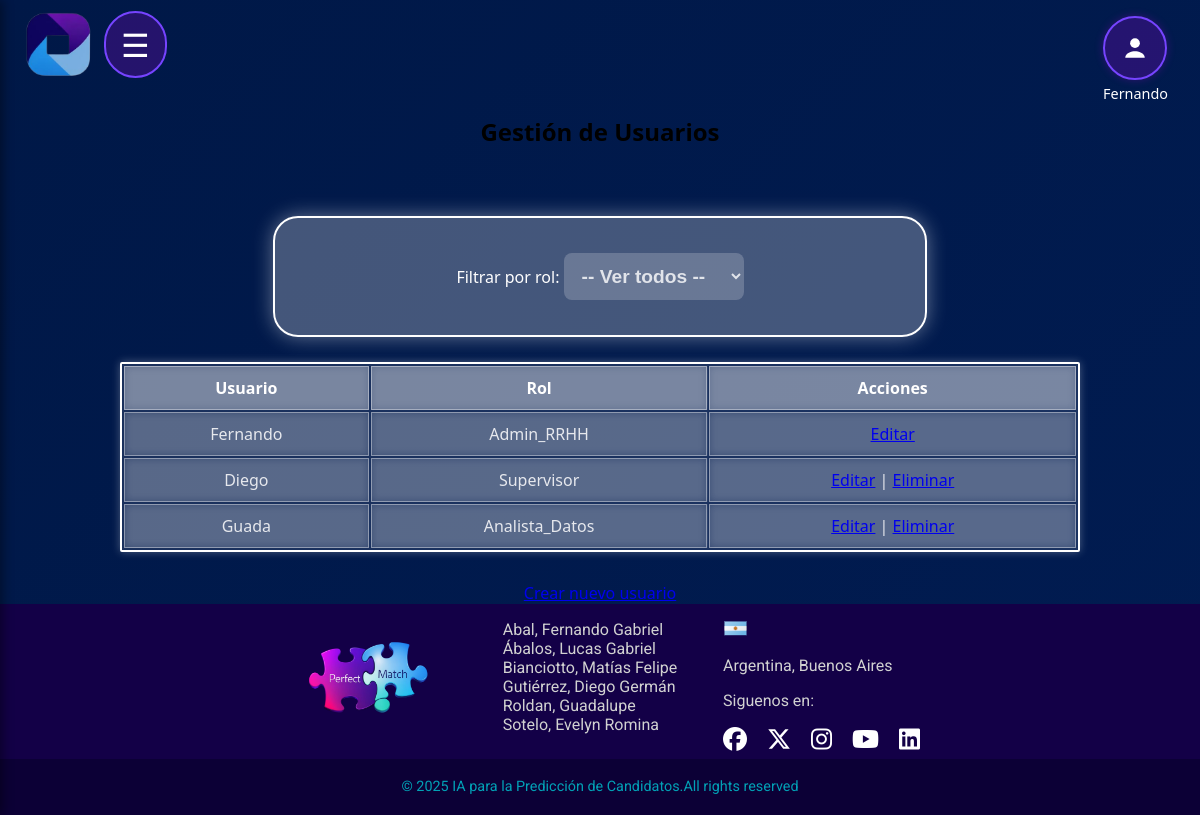
The app's page /gestionar_usuarios (signed in), older data.
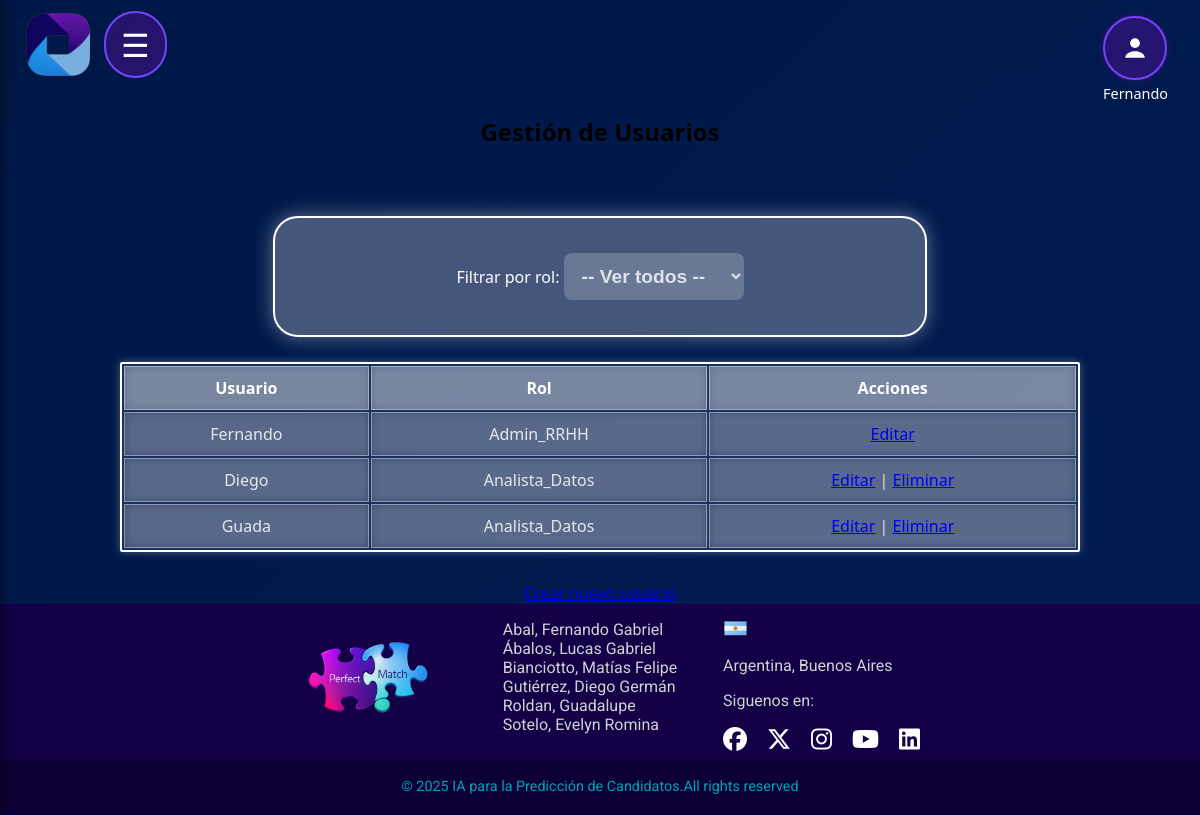
The same page, newer data.
### app.py (models this page shows)
class Usuario(db.Model):
    __tablename__ = 'usuario'
    id = db.Column(db.Integer, primary_key=True)
    username = db.Column(db.String(100), nullable=False, unique=True)
    password = db.Column(db.String(100), nullable=False)
    type = db.Column(db.String(50), nullable=False)

### app.py (the view)
@app.route('/gestionar_usuarios', methods=['GET', 'POST'])
@login_required(roles=["Admin_RRHH"])
def gestionar_usuarios():
    filtro = request.args.get('rol')
    if filtro:
        usuarios = Usuario.query.filter(Usuario.type == filtro).all()
    else:
        usuarios = Usuario.query.all()
    return render_template('gestionarUsuarios.html', usuarios=usuarios, filtro=filtro)

### app.py (called while the page is built)
def login_required(roles=None):
    def decorator(f):
        @wraps(f)
        def wrapped(*args, **kwargs):
            if 'username' not in session:
                return redirect(url_for('login'))
            if roles and session.get('type') not in roles:
                return "Acceso no autorizado"
            return f(*args, **kwargs)
        return wrapped
    return decorator

### templates/gestionarUsuarios.html (shortened to what this page needs)
<!DOCTYPE html>
<html lang="es">
<head>
    <link rel="stylesheet" href="{{ url_for('static', filename='gestionarUsuarios.css') }}">
    <link rel="stylesheet" href="https://cdnjs.cloudflare.com/ajax/libs/font-awesome/6.5.0/css/all.min.css">
</head>
<header>
        <div class="logo">
            <img src="{{ url_for('static', filename='images/logoApptitudAI.png') }}" alt="AI Logo">
        </div>
<label for="menu-toggle" class="menu-icon">&#9776;</label>
    <div class="user-menu-wrapper">
  <label for="user-toggle" class="user-main">
    <div class="user-button">
      <svg viewBox="0 0 16 16" xmlns="http://www.w3.org/2000/svg" width="26" height="26">
        <circle cx="8" cy="5" r="3" fill="#ffffff"/>
        <path d="M2 14c0-3 4-4 6-4s6 1 6 4" fill="#ffffff"/>
      </svg>
    </div>
    <div class="user-name">
      <p style="color: white; margin: 4px 0 0 0; font-size: 0.9rem;">{{ session.get('username') }}</p>
    </div>
  </label>
</div>
    </header>
<body>
    <h2>Gestión de Usuarios</h2>
    <form method="GET" action="{{ url_for('gestionar_usuarios') }}">
      <label>Filtrar por rol:</label>
      <select name="rol" onchange="this.form.submit()">
        <option value="">-- Ver todos --</option>
      </select>
    </form>
    <table>
      <thead><tr><th>Usuario</th><th>Rol</th><th>Acciones</th></tr></thead>
      <tbody>
        {% for u in usuarios %}
        <tr>
          <td>{{ u.username }}</td>
          <td>{{ u.type }}</td>
          <td>
            <a href="{{ url_for('editar_usuario', id=u.id) }}"> Editar</a>
            {% if u.username != session['username'] %}
              | <a href="{{ url_for('eliminar_usuario', id=u.id) }}" onclick="return confirm('¿Eliminar usuario?')">Eliminar</a>
            {% endif %}
          </td>
        </tr>
        {% endfor %}
      </tbody>
    </table>
    <a href="{{ url_for('crear_usuario') }}">Crear nuevo usuario</a>
</body>
<footer class="footer">
    <div class="footer-content">
        <div class="footer-logo">
            <img src="{{ url_for('static', filename='images/logoPerfectMatch.png') }}" alt="PF Image">
        </div>
        <div class="footer-description">
            <p>
                Abal, Fernando Gabriel<br>
                Ábalos, Lucas Gabriel<br>
                Bianciotto, Matías Felipe<br>
                Gutiérrez, Diego Germán<br>
                Roldan, Guadalupe <br>
                Sotelo, Evelyn Romina
            </p>
        </div>
        <div class="footer-contacts">
            <div class="footer-country">
                <div class="address">
                    <img src="{{ url_for('static', filename='images/ArgentinaS.png') }}" alt="Argentina Flag"><p>Argentina, Buenos Aires</p>
                    <p>Siguenos en:</p>
                    <div class="social-media">
                        <a href="#"><i class="fa-brands fa-facebook"></i></a>
                        <a href="#"><i class="fa-brands fa-x-twitter"></i></a>
                        <a href="#"><i class="fa-brands fa-instagram"></i></a>
                        <a href="#"><i class="fa-brands fa-youtube"></i></a>
                        <a href="#"><i class="fa-brands fa-linkedin"></i></a>
                    </div>
                </div>
            </div>
        </div>
    </div>
    <div class="footer-bottom">
        <p>© 2025 IA para la Predicción de Candidatos.All rights reserved</p>
    </div>
</footer>
</html>

### static/gestionarUsuarios.css (style rules this page uses)
html { background: #5A189A; }
body { display: flex; flex-direction: column; justify-content: center; align-items: center; min-height: 100vh; margin: 0; padding: 0; font-family: 'Segoe UI', sans-serif; background: linear-gradient(135deg, #001847, #011d55, #2a0047, #390061); background-size: 400% 400%; animation: gradient 15s ease infinite; }
header { display: flex; flex-wrap: nowrap; align-items: center; justify-content: space-between; width: 100%; box-sizing: border-box; top: 0; z-index: 10; position: relative; padding: 10px 20px; background-color: transparent; }
header .logo img { margin-left: 5px; max-height: 70px; max-width: 100%; }
form { animation: elevar 2s ease-out forwards; margin: 3rem auto 4rem auto; padding: 25px; border-radius: 25px; width: 50%; text-align: center; color: #ffffff; background-color: rgba(255, 255, 255, 0.267); background-size: 400% 400%; border: 2px solid #ffffff; box-shadow: 0 0 20px rgba(255, 255, 255, 0.4); margin-bottom: 5px; }
input, select, button { text-decoration: none; color: rgba(255, 255, 255, 0.8); font-size: 1.2rem; font-weight: bold; margin: 10px auto; padding: 12px 14px; border-radius: 8px; background-color: rgba(255, 255, 255, 0.2); border: none; transition: all 0.3s ease-in-out; width: 180px; }
table { max-width: 80%; width: 100%; border-collapse: separate; background-color: rgba(255, 255, 255, 0.1); color: rgba(255, 255, 255, 0.85); border-radius: 2px; border: 2px solid #fff; box-shadow: 0 0 8px rgba(255, 255, 255, 0.3); transition: all 0.3s ease-in-out; animation: elevar 2s ease-out forwards; margin-bottom: 30px; margin-left: auto; margin-right: auto; margin-top: 20px; }
table th, table td { padding: 10px 14px; text-align: center; border: 1px solid rgba(255, 255, 255, 0.4); backdrop-filter: blur(4px); }
table th { background-color: rgba(255, 255, 255, 0.2); color: #fff; font-weight: bold; }
table tr:nth-child(even), table tr:nth-child(odd) { background-color: rgba(255, 255, 255, 0.1); }
.user-menu-wrapper { position: absolute; top: 1rem; right: 2rem; }
.user-main { cursor: pointer; }
.user-button { background-color: rgba(183, 0, 255, 0.2); border: 2px solid #7644ff; box-shadow: 0 0 8px rgba(161, 0, 201, 0.3); border-radius: 50%; width: 60px; height: 60px; display: flex; align-items: center; justify-content: center; transition: background-color 0.3s; }
.menu-icon { font-size: 2rem; cursor: pointer; position: absolute; top: 0.7rem; left: 300px; background-color: rgba(183, 0, 255, 0.2); padding: 10px 15px; border-radius: 60px; border: 2px solid #7644ff; color: white; transition: left 0.4s ease; }
.menu-toggle:not(:checked) ~ .menu-icon { left: 6.5rem; }
.user-name { text-align: center; }
.footer { position: relative; background-color: #130047; color: #fff; font-family: "Roboto", sans-serif; width: 100%; }
.footer-content { display: flex; justify-content: space-between; align-items: flex-start; padding: 0; padding-left: 280px; padding-right: 280px; flex-wrap: wrap; gap: 10px; }
.footer-logo img { margin-top: 1.5rem; max-height: 100px; }
.social-media { display: flex; gap: 20px; font-size: 1.5rem; justify-content: center; align-items: center; }
.social-media a { color: #ffffff; transition: color 0.3s ease, transform 0.3s ease, filter 0.3s ease; text-decoration: none; }
.footer-description { max-width: 300px; }
.footer-description p { margin-top: 1rem; font-size: 1rem; color: #d1d1d1; }
.footer-contacts { display: flex; gap: 10px; margin-top: 1rem; }
.footer-country p { font-size: 1rem; color: #d1d1d1; }
.footer-country img { width: 25px; margin-right: 5px; }
.footer-bottom { background-color: #0c0036; text-align: center; padding: 5px 0; margin-top: 5px; }
.footer-bottom p { font-size: 0.9rem; color: #02a1b6; }

Row changes from the older to the newer data that the page shows:
changed Usuario "Diego": type "Supervisor" → "Analista_Datos"
